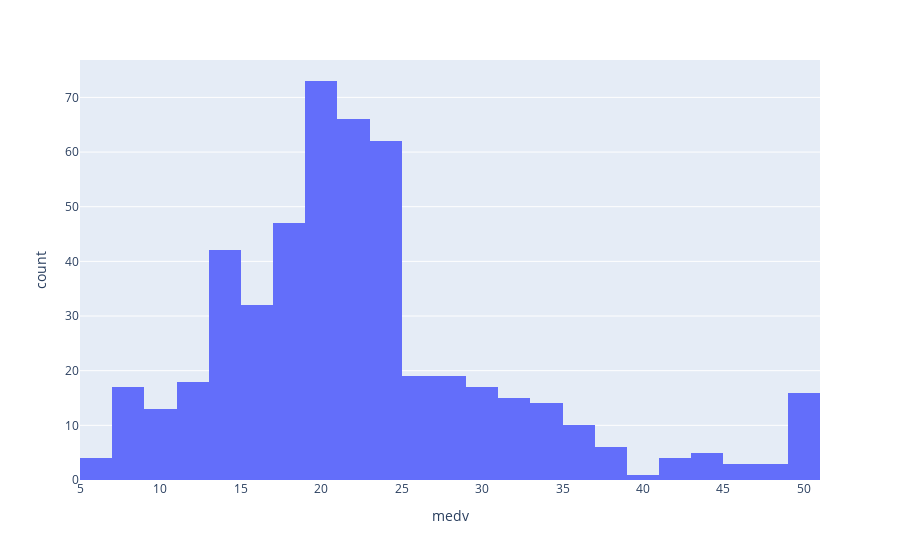

Notebook source saved alongside this figure:
### Markdown cell above
Ultimately we want to predict median house value (`medv`), so make a histogram of that.

### Code cell
px.histogram(dataframe,x="medv")

#<xml xmlns="https://developers.google.com/blockly/xml"><variables><variable id="+yh,Zg{hON]zy6D~.rH#">px</variable><variable id="Y+grzOaS*0=OHV6zO8m/">dataframe</variable></variables><block type="varDoMethod" id="#Tiud2f{UIkXM/h4;AmX" x="0" y="0"><mutation items="2"></mutation><field name="VAR" id="+yh,Zg{hON]zy6D~.rH#">px</field><field name="MEMBER">histogram</field><data>px:histogram</data><value name="ADD0"><block type="variables_get" id=")gY)bM`$Mtsdq-Pdit#N"><field name="VAR" id="Y+grzOaS*0=OHV6zO8m/">dataframe</field></block></value><value name="ADD1"><block type="dummyOutputCodeBlock" id="PI-[,1QmMDguHkVLv_Sc"><field name="CODE">x="medv"</field></block></value></block></xml>

### Figure 1 — Plotly figure (JSON) as saved in the notebook; plotly's stock layout.template omitted (floating-point values rounded to 4 significant figures; data arrays with more than 128 entries replaced by an {"elided": "..."} marker saying what was removed)
{"data": [{"bingroup": "x", "hovertemplate": "medv=%{x}<br>count=%{y}<extra></extra>", "legendgroup": "", "marker": {"color": "#636efa", "pattern": {"shape": ""}}, "name": "", "orientation": "v", "showlegend": false, "type": "histogram", "x": {"elided": "506 float values"}, "xaxis": "x", "yaxis": "y"}], "layout": {"barmode": "relative", "legend": {"tracegroupgap": 0}, "margin": {"t": 60}, "xaxis": {"anchor": "y", "domain": [0, 1], "title": {"text": "medv"}}, "yaxis": {"anchor": "x", "domain": [0, 1], "title": {"text": "count"}}}}
